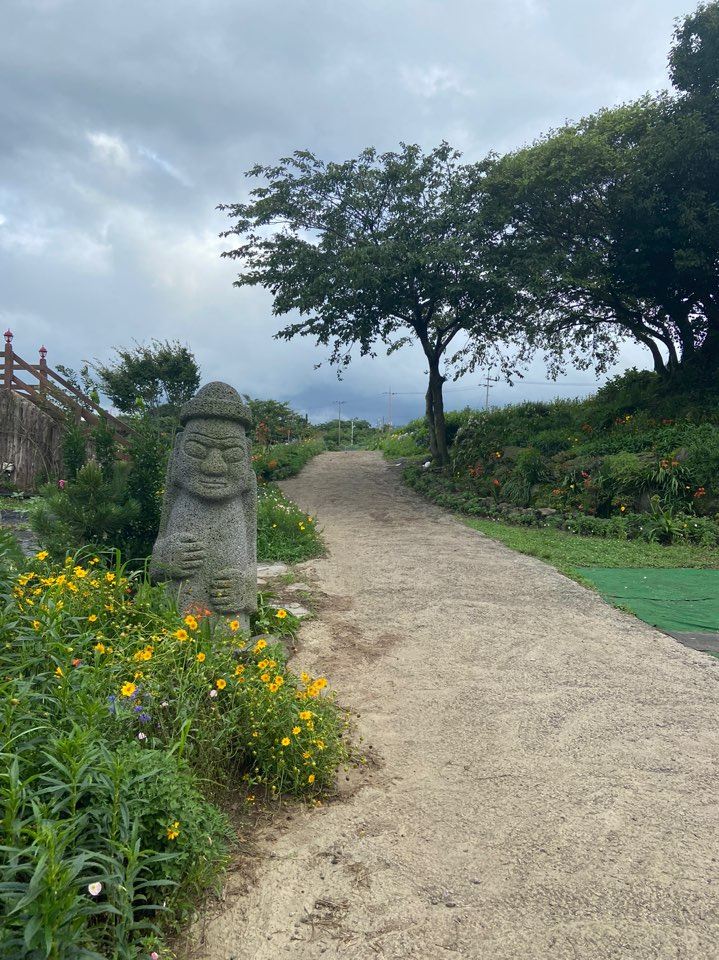
#> input picture image_filter/view_sample.jpeg, 719 x 960 px, found by its file name
$ python main.py   (older library calls are emulated)
#> lines starting #> are read from the running program, lines starting #| are printed output that depends on the picture
import cv2
import numpy as np  # 행렬, 데이터 연산
import matplotlib.pyplot as plt
from scipy.interpolate import UnivariateSpline


def spreadLookupTable(x, y):
    spline = UnivariateSpline(x, y)
    return spline(range(256))


"""
================================================================
LUT 이용
red_channel의 값을 상승
blue_channel의 값을 하향
전체적으로 따뜻한 이미지용
================================================================
"""


def warmImage(image):
    redLT = spreadLookupTable([0, 65, 127, 256], [0, 100, 174, 256])
    blueLT = spreadLookupTable([0, 65, 127, 256], [0, 50, 100, 256])
    # 이미지 채널 분리
    blue, green, red = cv2.split(image)
    red = cv2.LUT(red, redLT).astype(np.uint8)
    blue = cv2.LUT(blue, blueLT).astype(np.uint8)
    # LUT테이블 적용 후 다시 병
    return cv2.merge((blue, green, red))


"""
================================================================
LUT 이용
red_channel의 값을 하향
blue_channel의 값을 상향
전체적으로 차가운 이미지
================================================================
"""


def coldImage(image):
    blueLT = spreadLookupTable([0, 82, 138, 256], [0, 94, 152, 256])
    greenLT = spreadLookupTable([0, 65, 118, 256], [0, 78, 139, 256])
    blue, green, red = cv2.split(image)
#    blue = cv2.LUT(blue, blueLT).astype(np.uint8)
    green = cv2.LUT(green, greenLT).astype(np.uint8)
    return cv2.merge((blue, green, red))


"""
================================================================
감마보정
output = input^gamma (감마값 1기준 높으면 어두워지고 낮으면 밝아짐)
오버플로우 방지 위해 0~1 값으로 바꾸는 정규화 필요
소수가 될 수 있게 감마값을 float
(out/255)로 모든 값 0~1사이로 정규화
**을 통해 (1/g)만큼 제곱 => 값이 높아질수록 밝기가 같이 올라감
================================================================
"""


def gammaImage(img, gamma):
    img = img.astype(np.float)
    img = ((img / 255) ** (1 / gamma)) * 255
    img = img.astype(np.uint8)
    return img


image = cv2.imread("/Users/hongjeongmin/OpenCV/image_filter/view_sample.jpeg", 1)  # 1 color, 2 grayscale, -1 alpha channel 포함
#> image is the input picture: shape (960, 719, 3); mean B, G, R 124.4, 136, 124.9
gray_image = cv2.cvtColor(image, cv2.COLOR_BGR2GRAY) #그레이로 변환
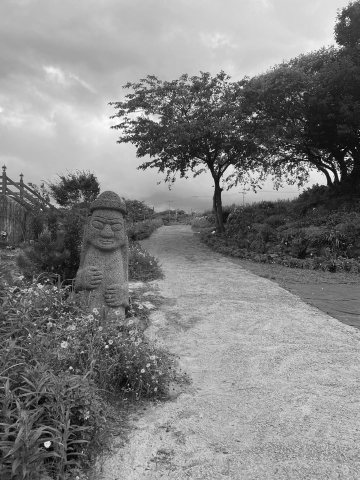
#> gray_image: shape (960, 719) (shown at 1/2 size); min 1, max 254, mean 131.4
cv2.imshow('sea', image)
cv2.imshow('gray_sea', gray_image)
cv2.imshow('cold_sea', coldImage(image))
cv2.imshow('warm_sea', warmImage(image))
#> in warmImage, `red = cv2.LUT(red, redLT).astype(np.uint8)`:
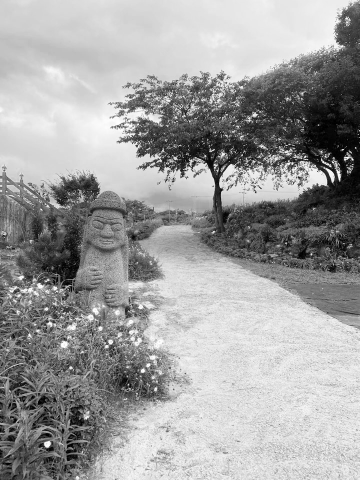
#> red: shape (960, 719) (shown at 1/2 size); min 0, max 255, mean 159.3
#> in warmImage, `blue = cv2.LUT(blue, blueLT).astype(np.uint8)`:
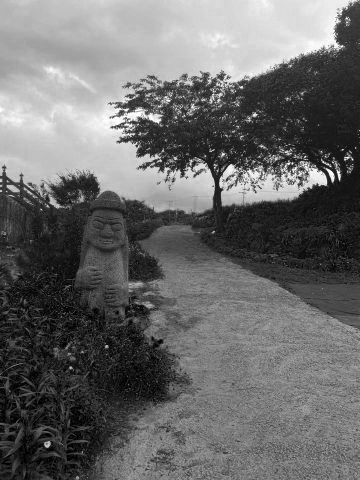
#> blue: shape (960, 719) (shown at 1/2 size); min 0, max 254, mean 105.8
#> in warmImage, `return cv2.merge((blue, green, red))`:
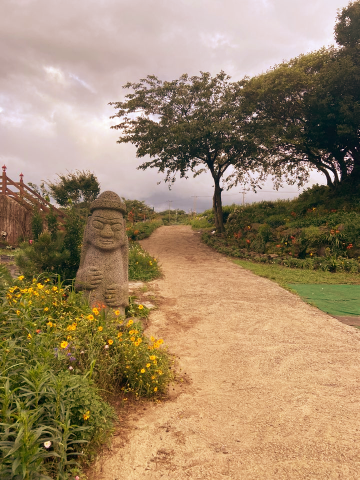
#> returned value: shape (960, 719, 3) (shown at 1/2 size); mean of channels 0, 1, 2 105.8, 136, 159.3; drawn as B, G, R
cv2.imshow('gamma_sea', gammaImage(image, 1.5))
#> in gammaImage, `img = ((img / 255) ** (1 / gamma)) * 255`:
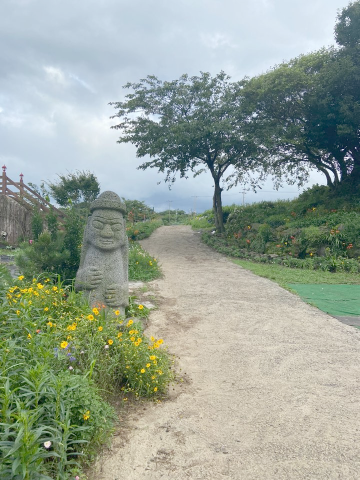
#> img: shape (960, 719, 3) float64 (shown at 1/2 size); mean B, G, R 150.7, 163.3, 152.2

"""
================================================================
커널을 사용한 이미지 필터링
1. 해당 픽셀 중심으로 5*5영역 만들기(영역 크기는 지정할 수 있음)
2. 커널과 해당 영역을 합쳐서 이 영역에 속하는 픽셀값과 커널을 곱해 그 값을 합친다
3. 더한값을 5*5인 25로 나누고 해당 픽셀값으로 초기화 한다
=> 커널이 커지면 커질수록 이미지가 흐릿해진다
================================================================
"""
kernel1 = np.ones((5, 5), np.float32) / 25  # average filter는 모든 행렬이 1인 행렬, ones는 1로 초기화
kernel2 = np.ones((11, 11), np.float32) / 121
blur1 = cv2.filter2D(image, -1, kernel1)  # depth -1은 원본이미지와 동일 값
blur2 = cv2.filter2D(image, -1, kernel2)
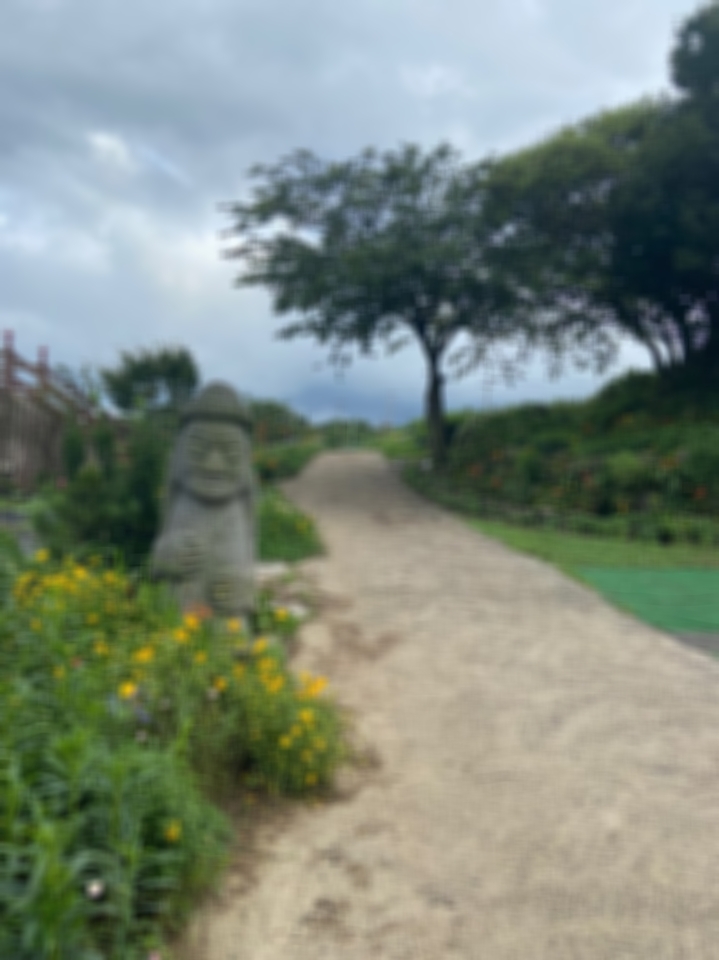
#> blur2: shape (960, 719, 3); mean B, G, R 124.4, 136, 124.9
# cv2.imshow('blur1', blur1)
cv2.imshow('blur2', blur2)


"""
================================================================
Gaussian Filtering
가우시안 함수를 이용한 커널을 적용함
전체적으로 밀도가 높은 노이즈, 백색 노이즈 제거에 효과적
중앙에 가중치가 높음, 커널 사이즈는 무조건 홀수인 양수
================================================================
"""
img_gaussian = gray_image.copy()
guassian_blur = cv2.GaussianBlur(img_gaussian, (5, 5), 0)
cv2.imshow('guassian', guassian_blur)


"""
================================================================
bilateral Filtering
Bilateral filter도 Gaussian filter처럼 가중치를 적용한 MASK를 사용하지만
가중치에 중심 화소에서의 거리뿐만 아니라 중심 화소와의 밝기 차이도 고려한다

cv2.bilateralFilter(src, d, sigmaColor, sigmaSpace)
Parameters:
src – 8-bit, 1 or 3 Channel image
d – filtering 시 고려할 주변 pixel 지름
sigmaColor – Color를 고려할 공간. 숫자가 크면 멀리 있는 색도 고려함.
sigmaSpace – 숫자가 크면 멀리 있는 pixel도 고려함.
================================================================
"""

bilateral_img = cv2.bilateralFilter(image, 9, 75, 75)
cv2.imshow('bilateral', bilateral_img)

"""
================================================================
Gaussian noise
================================================================
"""


def make_noise(std, img):  # std값이 클 수록 잡음이 크게 생성
    height, width = img.shape  # image의 width, height값 가짐
    img_noise = np.zeros((height, width), np.uint8)
    for i in range(height):
        for a in range(width):
            random_noise = np.random.normal()  # 랜덤함수를 이용하여 노이즈 적용
            set_noise = std * random_noise  # 랜덤값 * 잡음 곱함
            img_noise[i][a] = img[i][a] + set_noise  # imag_noise에 이미지의 원래 화소+set noise
    return img_noise


cv2.imshow('noise_image', make_noise(5, gray_image))


"""
================================================================
histogram Stretching
이미지를 보기 좋게 조정 => 특정 픽셀 밝기값이 집중되어있는 것을 퍼뜨려 가시도를 높임
픽셀의 최소, 최대 비율을 이용해 고정된 비율로 낮은 밝기와 높은 밝기로 당겨줌
================================================================
"""
# 히스토 그램 계산: BGR채널 [1],[2],[3] /None: 전체 이미지에 대해/ 전체영역 계산 [256] / 범위 [0,256]
hist1 = cv2.calcHist([image], [0], None, [256], [0,256])
#> hist1 = 256 values, max 6646 at index 0, min 268 at index 254, mean 2696.2
plt.plot(hist1)

norm_img = cv2.normalize(image, None, 0, 255, cv2.NORM_MINMAX)
# cv2.imshow('normalize', norm_img) #스트레칭 후

"""
================================================================
histogram Equallization
이미지의 밝기가 알맞지 않은 경우 히스토그램을 전체 영역에 고루 퍼져 있도록 바꾸어주면 이미지가 개선
================================================================
"""
img_ycrcb = cv2.cvtColor(image, cv2.COLOR_BGR2YCrCb)
#> img_ycrcb: shape (960, 719, 3); mean of channels 0, 1, 2 131.4, 123.4, 124.1

# 밝기 성분(Y)에 대해서만 히스토그램 평활화 수행
ycrcb_planes = cv2.split(img_ycrcb)
#> (the run stopped early here; a loop or call above may not have finished)

$ run again, with image_filter/sea.jpeg copied over image_filter/view_sample.jpeg
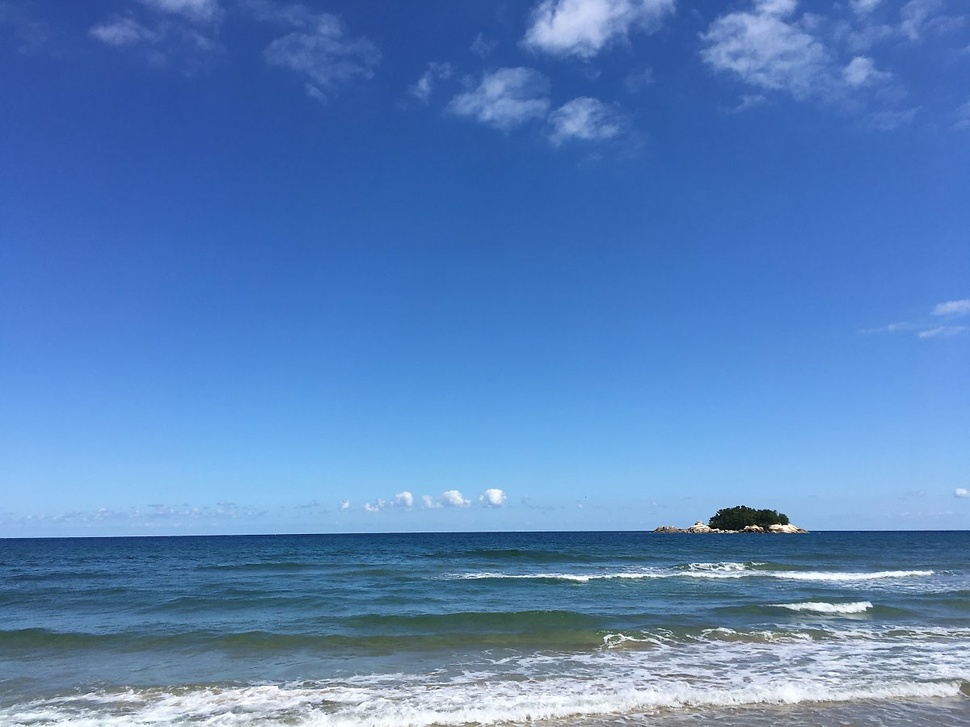
#> input picture image_filter/sea.jpeg, 970 x 727 px, shrunk from 1200 x 900 before the run, found by its file name
#> image is the input picture: shape (727, 970, 3); mean B, G, R 187.2, 130.2, 88
#> in gammaImage, `img = ((img / 255) ** (1 / gamma)) * 255`:
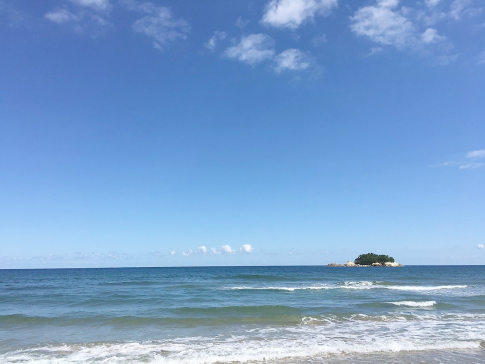
#> img: shape (727, 970, 3) float64 (shown at 1/2 size); mean B, G, R 206.3, 161.2, 122.3
#> `blur2 = cv2.filter2D(image, -1, kernel2)`:
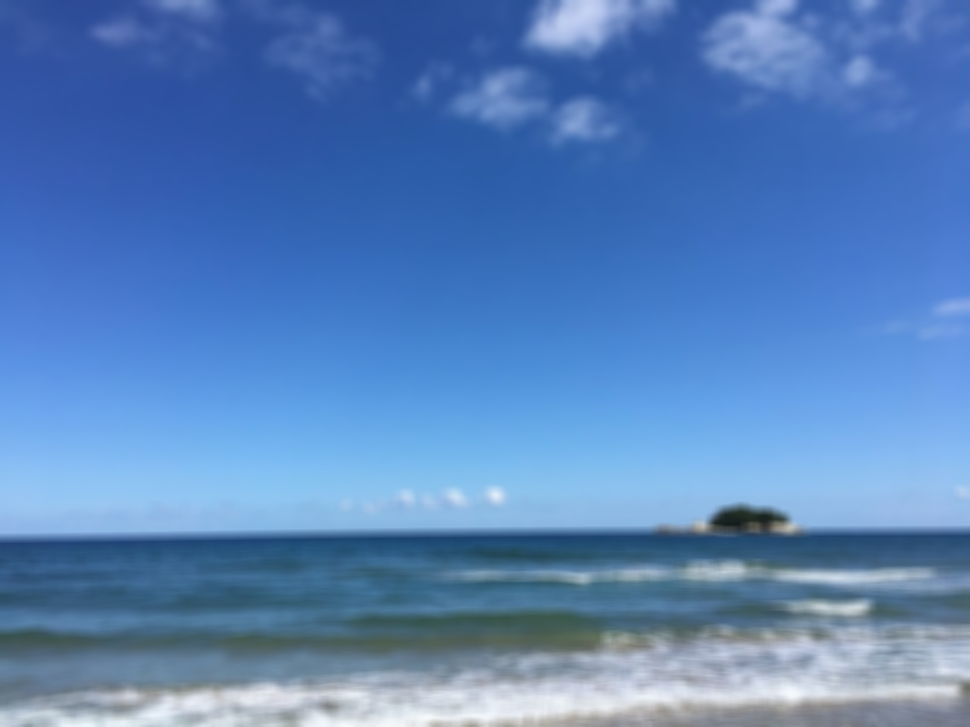
#> blur2: shape (727, 970, 3); mean B, G, R 187.2, 130.2, 88
#> hist1 = 256 values, max 12821 at index 238, min 2 at index 1, mean 2754.6
#> img_ycrcb: shape (727, 970, 3); mean of channels 0, 1, 2 124.1, 102.2, 163.6
